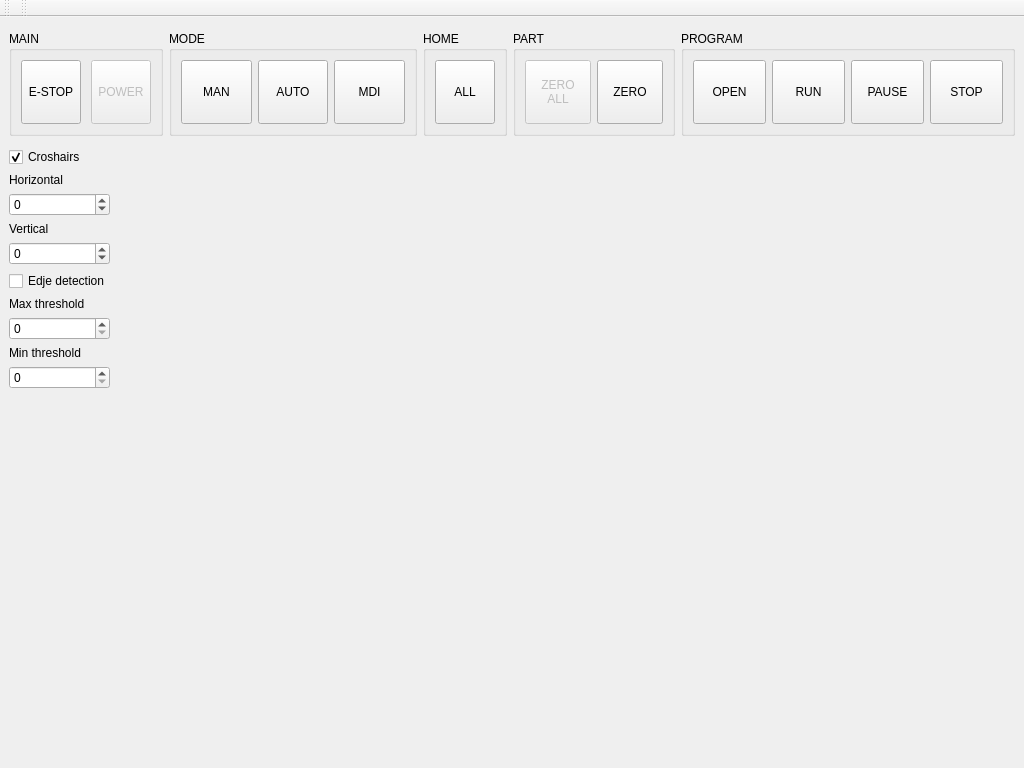
<?xml version="1.0" encoding="UTF-8"?>
<ui version="4.0">
 <class>MainWindow</class>
 <widget class="VCPMainWindow" name="MainWindow">
  <property name="geometry">
   <rect>
    <x>0</x>
    <y>0</y>
    <width>1024</width>
    <height>768</height>
   </rect>
  </property>
  <property name="minimumSize">
   <size>
    <width>1024</width>
    <height>768</height>
   </size>
  </property>
  <property name="focusPolicy">
   <enum>Qt::StrongFocus</enum>
  </property>
  <property name="windowTitle">
   <string>VideoVCP</string>
  </property>
  <property name="windowIcon">
   <iconset>
    <normaloff>:/images/logo.png</normaloff>:/images/logo.png</iconset>
  </property>
  <property name="toolTipDuration">
   <number>-1</number>
  </property>
  <property name="promptAtExit" stdset="0">
   <bool>false</bool>
  </property>
  <property name="promot_on_exit" stdset="0">
   <bool>false</bool>
  </property>
  <widget class="QWidget" name="centralwidget">
   <layout class="QVBoxLayout" name="verticalLayout" stretch="0,1">
    <item>
     <layout class="QHBoxLayout" name="horizontalLayout_2">
      <property name="sizeConstraint">
       <enum>QLayout::SetDefaultConstraint</enum>
      </property>
      <property name="topMargin">
       <number>5</number>
      </property>
      <property name="bottomMargin">
       <number>5</number>
      </property>
      <item>
       <widget class="QGroupBox" name="main_gbox">
        <property name="maximumSize">
         <size>
          <width>16777215</width>
          <height>120</height>
         </size>
        </property>
        <property name="title">
         <string>MAIN</string>
        </property>
        <layout class="QHBoxLayout" name="horizontalLayout_6">
         <property name="spacing">
          <number>10</number>
         </property>
         <item>
          <widget class="ActionButton" name="estop_abutton">
           <property name="sizePolicy">
            <sizepolicy hsizetype="Minimum" vsizetype="Fixed">
             <horstretch>0</horstretch>
             <verstretch>0</verstretch>
            </sizepolicy>
           </property>
           <property name="minimumSize">
            <size>
             <width>60</width>
             <height>64</height>
            </size>
           </property>
           <property name="maximumSize">
            <size>
             <width>64</width>
             <height>100</height>
            </size>
           </property>
           <property name="text">
            <string>E-STOP</string>
           </property>
           <property name="checkable">
            <bool>true</bool>
           </property>
           <property name="actionName" stdset="0">
            <string>machine.estop.toggle</string>
           </property>
          </widget>
         </item>
         <item>
          <widget class="ActionButton" name="power_abutton">
           <property name="enabled">
            <bool>false</bool>
           </property>
           <property name="minimumSize">
            <size>
             <width>60</width>
             <height>64</height>
            </size>
           </property>
           <property name="maximumSize">
            <size>
             <width>100</width>
             <height>100</height>
            </size>
           </property>
           <property name="text">
            <string>POWER</string>
           </property>
           <property name="checkable">
            <bool>true</bool>
           </property>
           <property name="actionName" stdset="0">
            <string>machine.power.toggle</string>
           </property>
          </widget>
         </item>
        </layout>
       </widget>
      </item>
      <item>
       <widget class="QGroupBox" name="mode_gbox">
        <property name="maximumSize">
         <size>
          <width>16777215</width>
          <height>120</height>
         </size>
        </property>
        <property name="title">
         <string>MODE</string>
        </property>
        <layout class="QHBoxLayout" name="horizontalLayout_8">
         <item>
          <widget class="ActionButton" name="actionbutton_27">
           <property name="sizePolicy">
            <sizepolicy hsizetype="Minimum" vsizetype="Minimum">
             <horstretch>0</horstretch>
             <verstretch>0</verstretch>
            </sizepolicy>
           </property>
           <property name="minimumSize">
            <size>
             <width>60</width>
             <height>64</height>
            </size>
           </property>
           <property name="maximumSize">
            <size>
             <width>100</width>
             <height>100</height>
            </size>
           </property>
           <property name="text">
            <string>MAN</string>
           </property>
           <property name="checkable">
            <bool>true</bool>
           </property>
           <property name="autoExclusive">
            <bool>true</bool>
           </property>
           <property name="actionName" stdset="0">
            <string>machine.mode.manual</string>
           </property>
           <property name="position" stdset="0">
            <string>first</string>
           </property>
           <property name="styleClass" stdset="0">
            <string>option</string>
           </property>
          </widget>
         </item>
         <item>
          <widget class="ActionButton" name="actionbutton_28">
           <property name="sizePolicy">
            <sizepolicy hsizetype="Minimum" vsizetype="Minimum">
             <horstretch>0</horstretch>
             <verstretch>0</verstretch>
            </sizepolicy>
           </property>
           <property name="minimumSize">
            <size>
             <width>60</width>
             <height>64</height>
            </size>
           </property>
           <property name="maximumSize">
            <size>
             <width>100</width>
             <height>100</height>
            </size>
           </property>
           <property name="text">
            <string>AUTO</string>
           </property>
           <property name="checkable">
            <bool>true</bool>
           </property>
           <property name="autoExclusive">
            <bool>true</bool>
           </property>
           <property name="actionName" stdset="0">
            <string>machine.mode.auto</string>
           </property>
           <property name="styleClass" stdset="0">
            <string>option</string>
           </property>
          </widget>
         </item>
         <item>
          <widget class="ActionButton" name="actionbutton_29">
           <property name="sizePolicy">
            <sizepolicy hsizetype="Minimum" vsizetype="Minimum">
             <horstretch>0</horstretch>
             <verstretch>0</verstretch>
            </sizepolicy>
           </property>
           <property name="minimumSize">
            <size>
             <width>60</width>
             <height>64</height>
            </size>
           </property>
           <property name="maximumSize">
            <size>
             <width>100</width>
             <height>100</height>
            </size>
           </property>
           <property name="text">
            <string>MDI</string>
           </property>
           <property name="checkable">
            <bool>true</bool>
           </property>
           <property name="autoExclusive">
            <bool>true</bool>
           </property>
           <property name="actionName" stdset="0">
            <string>machine.mode.mdi</string>
           </property>
           <property name="position" stdset="0">
            <string>last</string>
           </property>
           <property name="styleClass" stdset="0">
            <string>option</string>
           </property>
          </widget>
         </item>
        </layout>
       </widget>
      </item>
      <item>
       <widget class="QGroupBox" name="home_gbox">
        <property name="maximumSize">
         <size>
          <width>16777215</width>
          <height>120</height>
         </size>
        </property>
        <property name="title">
         <string>HOME</string>
        </property>
        <layout class="QHBoxLayout" name="horizontalLayout_3">
         <property name="spacing">
          <number>10</number>
         </property>
         <item>
          <widget class="ActionButton" name="homeall_abutton">
           <property name="minimumSize">
            <size>
             <width>60</width>
             <height>64</height>
            </size>
           </property>
           <property name="maximumSize">
            <size>
             <width>100</width>
             <height>100</height>
            </size>
           </property>
           <property name="text">
            <string>ALL</string>
           </property>
           <property name="actionName" stdset="0">
            <string>machine.home.all</string>
           </property>
          </widget>
         </item>
        </layout>
       </widget>
      </item>
      <item>
       <widget class="QGroupBox" name="part_gbox">
        <property name="maximumSize">
         <size>
          <width>16777215</width>
          <height>120</height>
         </size>
        </property>
        <property name="title">
         <string>PART</string>
        </property>
        <layout class="QHBoxLayout" name="horizontalLayout_5">
         <item>
          <widget class="MDIButton" name="zero_all_button">
           <property name="enabled">
            <bool>false</bool>
           </property>
           <property name="minimumSize">
            <size>
             <width>60</width>
             <height>64</height>
            </size>
           </property>
           <property name="maximumSize">
            <size>
             <width>100</width>
             <height>100</height>
            </size>
           </property>
           <property name="text">
            <string>ZERO
ALL</string>
           </property>
           <property name="rules" stdset="0">
            <string>[
    {
        &quot;channels&quot;: [
            {
                &quot;url&quot;: &quot;status:g5x_index&quot;,
                &quot;trigger&quot;: true,
                &quot;type&quot;: &quot;int&quot;
            }
        ],
        &quot;expression&quot;: &quot;&quot;,
        &quot;name&quot;: &quot;G5x Index&quot;,
        &quot;property&quot;: &quot;None&quot;
    }
]</string>
           </property>
           <property name="MDICommand" stdset="0">
            <string>G10 L20 P{ch[0]} X0.0 Y0.0 Z0.0</string>
           </property>
          </widget>
         </item>
         <item>
          <widget class="DialogButton" name="zero_dbutton">
           <property name="minimumSize">
            <size>
             <width>60</width>
             <height>64</height>
            </size>
           </property>
           <property name="maximumSize">
            <size>
             <width>100</width>
             <height>100</height>
            </size>
           </property>
           <property name="text">
            <string>ZERO</string>
           </property>
           <property name="dialogName" stdset="0">
            <string>set_work_offsets</string>
           </property>
          </widget>
         </item>
        </layout>
       </widget>
      </item>
      <item>
       <widget class="QGroupBox" name="program_gbox">
        <property name="maximumSize">
         <size>
          <width>16777215</width>
          <height>120</height>
         </size>
        </property>
        <property name="title">
         <string>PROGRAM</string>
        </property>
        <layout class="QHBoxLayout" name="horizontalLayout_7">
         <item>
          <widget class="DialogButton" name="open_dbutton">
           <property name="minimumSize">
            <size>
             <width>60</width>
             <height>64</height>
            </size>
           </property>
           <property name="maximumSize">
            <size>
             <width>100</width>
             <height>100</height>
            </size>
           </property>
           <property name="text">
            <string>OPEN</string>
           </property>
           <property name="dialogName" stdset="0">
            <string>open_file</string>
           </property>
          </widget>
         </item>
         <item>
          <widget class="ActionButton" name="run_abutton">
           <property name="minimumSize">
            <size>
             <width>60</width>
             <height>64</height>
            </size>
           </property>
           <property name="maximumSize">
            <size>
             <width>100</width>
             <height>100</height>
            </size>
           </property>
           <property name="text">
            <string>RUN</string>
           </property>
           <property name="actionName" stdset="0">
            <string>program.run</string>
           </property>
          </widget>
         </item>
         <item>
          <widget class="ActionButton" name="pause_abutton">
           <property name="minimumSize">
            <size>
             <width>60</width>
             <height>64</height>
            </size>
           </property>
           <property name="maximumSize">
            <size>
             <width>100</width>
             <height>100</height>
            </size>
           </property>
           <property name="text">
            <string>PAUSE</string>
           </property>
           <property name="actionName" stdset="0">
            <string>program.pause</string>
           </property>
          </widget>
         </item>
         <item>
          <widget class="ActionButton" name="stop_abutton">
           <property name="minimumSize">
            <size>
             <width>60</width>
             <height>64</height>
            </size>
           </property>
           <property name="maximumSize">
            <size>
             <width>100</width>
             <height>100</height>
            </size>
           </property>
           <property name="text">
            <string>STOP</string>
           </property>
           <property name="actionName" stdset="0">
            <string>program.abort</string>
           </property>
          </widget>
         </item>
        </layout>
       </widget>
      </item>
     </layout>
    </item>
    <item>
     <layout class="QHBoxLayout" name="horizontalLayout" stretch="0,1">
      <item>
       <layout class="QVBoxLayout" name="verticalLayout_2">
        <item>
         <widget class="QCheckBox" name="checkBox">
          <property name="text">
           <string>Croshairs</string>
          </property>
          <property name="checked">
           <bool>true</bool>
          </property>
         </widget>
        </item>
        <item>
         <widget class="QLabel" name="label">
          <property name="text">
           <string>Horizontal</string>
          </property>
         </widget>
        </item>
        <item>
         <widget class="QSpinBox" name="spinBox">
          <property name="minimum">
           <number>-320</number>
          </property>
          <property name="maximum">
           <number>320</number>
          </property>
         </widget>
        </item>
        <item>
         <widget class="QLabel" name="label_2">
          <property name="text">
           <string>Vertical</string>
          </property>
         </widget>
        </item>
        <item>
         <widget class="QSpinBox" name="spinBox_2">
          <property name="minimum">
           <number>-240</number>
          </property>
         </widget>
        </item>
        <item>
         <widget class="QCheckBox" name="checkBox_2">
          <property name="text">
           <string>Edje detection</string>
          </property>
         </widget>
        </item>
        <item>
         <widget class="QLabel" name="label_3">
          <property name="text">
           <string>Max threshold</string>
          </property>
         </widget>
        </item>
        <item>
         <widget class="QSpinBox" name="spinBox_3">
          <property name="maximum">
           <number>1000</number>
          </property>
         </widget>
        </item>
        <item>
         <widget class="QLabel" name="label_4">
          <property name="text">
           <string>Min threshold</string>
          </property>
         </widget>
        </item>
        <item>
         <widget class="QSpinBox" name="spinBox_4">
          <property name="maximum">
           <number>1000</number>
          </property>
         </widget>
        </item>
        <item>
         <spacer name="verticalSpacer">
          <property name="orientation">
           <enum>Qt::Vertical</enum>
          </property>
          <property name="sizeHint" stdset="0">
           <size>
            <width>20</width>
            <height>40</height>
           </size>
          </property>
         </spacer>
        </item>
       </layout>
      </item>
      <item>
       <layout class="QVBoxLayout" name="verticalLayout_3">
        <item>
         <widget class="OpenCVWidget" name="opencvwidget"/>
        </item>
       </layout>
      </item>
     </layout>
    </item>
   </layout>
  </widget>
  <widget class="QToolBar" name="toolBar">
   <property name="windowTitle">
    <string>toolBar</string>
   </property>
   <attribute name="toolBarArea">
    <enum>TopToolBarArea</enum>
   </attribute>
   <attribute name="toolBarBreak">
    <bool>false</bool>
   </attribute>
  </widget>
  <widget class="QToolBar" name="toolBar_2">
   <property name="windowTitle">
    <string>toolBar_2</string>
   </property>
   <attribute name="toolBarArea">
    <enum>TopToolBarArea</enum>
   </attribute>
   <attribute name="toolBarBreak">
    <bool>false</bool>
   </attribute>
  </widget>
  <action name="actionExit">
   <property name="text">
    <string>Exit</string>
   </property>
  </action>
  <action name="actionOpen">
   <property name="text">
    <string>&amp;Open ...</string>
   </property>
   <property name="shortcut">
    <string>O</string>
   </property>
  </action>
  <action name="actionClose">
   <property name="text">
    <string>Close</string>
   </property>
  </action>
  <action name="actionReload">
   <property name="text">
    <string>&amp;Reload</string>
   </property>
   <property name="shortcut">
    <string>Ctrl+R</string>
   </property>
  </action>
  <action name="actionSave_As">
   <property name="text">
    <string>Save As ...</string>
   </property>
  </action>
  <action name="actionHome_X">
   <property name="text">
    <string>Home &amp;X</string>
   </property>
  </action>
  <action name="actionHome_Y">
   <property name="text">
    <string>Home &amp;Y</string>
   </property>
  </action>
  <action name="actionHome_Z">
   <property name="text">
    <string>Home &amp;Z</string>
   </property>
  </action>
  <action name="action_EmergencyStop_toggle">
   <property name="text">
    <string>Toggle E-stop</string>
   </property>
   <property name="shortcut">
    <string>F1</string>
   </property>
   <property name="actionName" stdset="0">
    <string>machine.estop.toggle</string>
   </property>
  </action>
  <action name="action_MachinePower_toggle">
   <property name="text">
    <string>Machine Power</string>
   </property>
   <property name="shortcut">
    <string>F2</string>
   </property>
   <property name="actionName" stdset="0">
    <string>machine.power.toggle</string>
   </property>
  </action>
  <action name="actionHome_All">
   <property name="text">
    <string>Home All</string>
   </property>
   <property name="shortcut">
    <string>Home</string>
   </property>
  </action>
  <action name="actionRun_Program">
   <property name="text">
    <string>Run Program</string>
   </property>
   <property name="shortcut">
    <string>R</string>
   </property>
   <property name="actionName" stdset="0">
    <string>program.run</string>
   </property>
  </action>
  <action name="actionFile1">
   <property name="text">
    <string>File1</string>
   </property>
  </action>
  <action name="actionReport_Actual_Position">
   <property name="checkable">
    <bool>true</bool>
   </property>
   <property name="text">
    <string>Report Actual Position</string>
   </property>
  </action>
  <action name="actionTest">
   <property name="text">
    <string>Test</string>
   </property>
  </action>
  <action name="action_Mist_toggle">
   <property name="checkable">
    <bool>true</bool>
   </property>
   <property name="text">
    <string>Mist</string>
   </property>
   <property name="shortcut">
    <string>F7</string>
   </property>
   <property name="actionName" stdset="0">
    <string>coolant.mist.toggle</string>
   </property>
  </action>
  <action name="action_Flood_toggle">
   <property name="checkable">
    <bool>true</bool>
   </property>
   <property name="text">
    <string>Flood</string>
   </property>
   <property name="shortcut">
    <string>F8</string>
   </property>
   <property name="actionName" stdset="0">
    <string>coolant.flood.toggle</string>
   </property>
  </action>
  <action name="action_program_run">
   <property name="text">
    <string>Run Program</string>
   </property>
  </action>
  <action name="action_coolant_floodToggle">
   <property name="checkable">
    <bool>true</bool>
   </property>
   <property name="text">
    <string>Flood</string>
   </property>
  </action>
  <action name="actionHalshow">
   <property name="text">
    <string>HAL Show</string>
   </property>
   <property name="actionName" stdset="0">
    <string>tool.halshow</string>
   </property>
  </action>
  <action name="actionHalmeter">
   <property name="text">
    <string>HAL Meter</string>
   </property>
   <property name="actionName" stdset="0">
    <string>tool.halmeter</string>
   </property>
  </action>
  <action name="actionHAL_Scope">
   <property name="text">
    <string>HAL Scope</string>
   </property>
   <property name="actionName" stdset="0">
    <string>tool.halscope</string>
   </property>
  </action>
  <action name="actionCalibration">
   <property name="text">
    <string>Calibration</string>
   </property>
   <property name="actionName" stdset="0">
    <string>tool.calibration</string>
   </property>
  </action>
  <action name="actionOverride_Limits">
   <property name="text">
    <string>Override Limits</string>
   </property>
   <property name="actionName" stdset="0">
    <string>machine.override-limits</string>
   </property>
  </action>
  <action name="actionOverride_Limits_2">
   <property name="text">
    <string>Override Limits</string>
   </property>
   <property name="actionName" stdset="0">
    <string>machine.override-limits</string>
   </property>
  </action>
  <action name="actionRun_From_Line">
   <property name="text">
    <string>Run From Line</string>
   </property>
   <property name="actionName" stdset="0">
    <string>program.run-from-line</string>
   </property>
  </action>
  <action name="actionStep">
   <property name="text">
    <string>Step</string>
   </property>
   <property name="shortcut">
    <string>T</string>
   </property>
   <property name="actionName" stdset="0">
    <string>program.step</string>
   </property>
  </action>
  <action name="actionPause">
   <property name="text">
    <string>Pause</string>
   </property>
   <property name="shortcut">
    <string>P</string>
   </property>
   <property name="actionName" stdset="0">
    <string>program.pause</string>
   </property>
  </action>
  <action name="actionStop">
   <property name="text">
    <string>Stop</string>
   </property>
   <property name="shortcut">
    <string>Esc</string>
   </property>
   <property name="actionName" stdset="0">
    <string>program.abort</string>
   </property>
  </action>
  <action name="actionResume">
   <property name="text">
    <string>Resume</string>
   </property>
   <property name="shortcut">
    <string>S</string>
   </property>
   <property name="actionName" stdset="0">
    <string>program.resume</string>
   </property>
  </action>
  <action name="actionPause_at_M1">
   <property name="text">
    <string>Pause at 'M1'</string>
   </property>
   <property name="actionName" stdset="0">
    <string>program.optional-stop.toggle</string>
   </property>
  </action>
  <action name="actionSkip_lines_with">
   <property name="text">
    <string>Skip lines with '/'</string>
   </property>
   <property name="actionName" stdset="0">
    <string>program.block-delete.toggle</string>
   </property>
  </action>
 </widget>
 <customwidgets>
  <customwidget>
   <class>DialogButton</class>
   <extends>QPushButton</extends>
   <header>qtpyvcp.widgets.button_widgets.dialog_button</header>
  </customwidget>
  <customwidget>
   <class>OpenCVWidget</class>
   <extends>QLabel</extends>
   <header>qtpyvcp_computer_vision.widgets.opencv_widget</header>
  </customwidget>
  <customwidget>
   <class>MDIButton</class>
   <extends>QPushButton</extends>
   <header>qtpyvcp.widgets.button_widgets.mdi_button</header>
  </customwidget>
  <customwidget>
   <class>VCPMainWindow</class>
   <extends>QMainWindow</extends>
   <header>qtpyvcp.widgets.form_widgets.main_window</header>
   <container>1</container>
  </customwidget>
  <customwidget>
   <class>ActionButton</class>
   <extends>QPushButton</extends>
   <header>qtpyvcp.widgets.button_widgets.action_button</header>
  </customwidget>
 </customwidgets>
 <resources>
  <include location="../resources.qrc"/>
 </resources>
 <connections>
  <connection>
   <sender>checkBox</sender>
   <signal>toggled(bool)</signal>
   <receiver>opencvwidget</receiver>
   <slot>enableCrosshairs(bool)</slot>
   <hints>
    <hint type="sourcelabel">
     <x>89</x>
     <y>273</y>
    </hint>
    <hint type="destinationlabel">
     <x>399</x>
     <y>254</y>
    </hint>
   </hints>
  </connection>
  <connection>
   <sender>checkBox_2</sender>
   <signal>toggled(bool)</signal>
   <receiver>opencvwidget</receiver>
   <slot>enableEdge(bool)</slot>
   <hints>
    <hint type="sourcelabel">
     <x>240</x>
     <y>448</y>
    </hint>
    <hint type="destinationlabel">
     <x>373</x>
     <y>433</y>
    </hint>
   </hints>
  </connection>
  <connection>
   <sender>spinBox</sender>
   <signal>valueChanged(int)</signal>
   <receiver>opencvwidget</receiver>
   <slot>setHorizontalLine(int)</slot>
   <hints>
    <hint type="sourcelabel">
     <x>178</x>
     <y>344</y>
    </hint>
    <hint type="destinationlabel">
     <x>381</x>
     <y>325</y>
    </hint>
   </hints>
  </connection>
  <connection>
   <sender>spinBox_2</sender>
   <signal>valueChanged(int)</signal>
   <receiver>opencvwidget</receiver>
   <slot>setVerticalLine(int)</slot>
   <hints>
    <hint type="sourcelabel">
     <x>244</x>
     <y>423</y>
    </hint>
    <hint type="destinationlabel">
     <x>361</x>
     <y>378</y>
    </hint>
   </hints>
  </connection>
  <connection>
   <sender>spinBox_3</sender>
   <signal>valueChanged(int)</signal>
   <receiver>opencvwidget</receiver>
   <slot>setEdgeMaxThreshold(int)</slot>
   <hints>
    <hint type="sourcelabel">
     <x>185</x>
     <y>521</y>
    </hint>
    <hint type="destinationlabel">
     <x>365</x>
     <y>539</y>
    </hint>
   </hints>
  </connection>
  <connection>
   <sender>spinBox_4</sender>
   <signal>valueChanged(int)</signal>
   <receiver>opencvwidget</receiver>
   <slot>setEdgeMinThreshold(int)</slot>
   <hints>
    <hint type="sourcelabel">
     <x>199</x>
     <y>593</y>
    </hint>
    <hint type="destinationlabel">
     <x>337</x>
     <y>584</y>
    </hint>
   </hints>
  </connection>
 </connections>
 <designerdata>
  <property name="gridDeltaX">
   <number>10</number>
  </property>
  <property name="gridDeltaY">
   <number>10</number>
  </property>
  <property name="gridSnapX">
   <bool>true</bool>
  </property>
  <property name="gridSnapY">
   <bool>true</bool>
  </property>
  <property name="gridVisible">
   <bool>true</bool>
  </property>
 </designerdata>
</ui>
